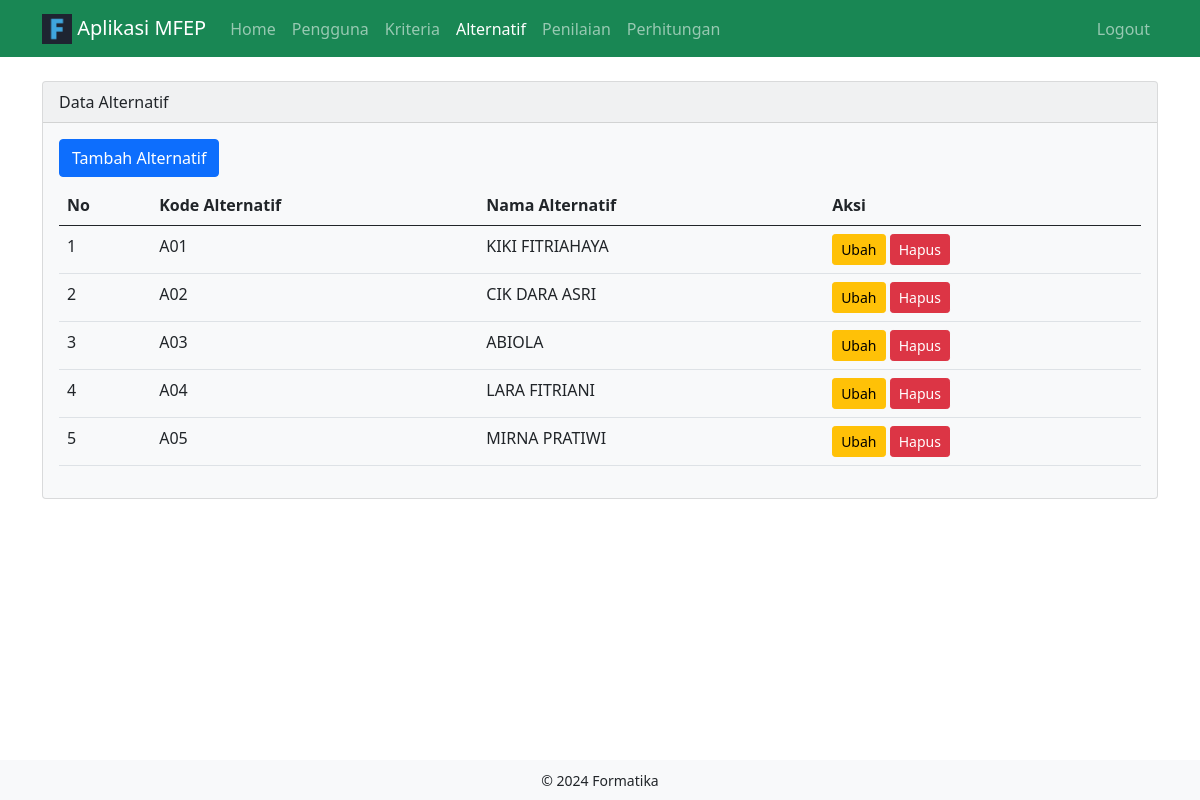
Page /alternatif-list.php (signed in) on the committed database.
### tables this page shows
CREATE TABLE `alternatif` (
  `id` int NOT NULL,
  `kode_alternatif` varchar(5) NOT NULL,
  `nama_alternatif` varchar(50) NOT NULL
);

### alternatif-list.php (the view, shortened to what this page needs)
<?php
include 'config.php';
$stmt = $pdo->query("SELECT * FROM alternatif");
$alternatif = $stmt->fetchAll();
include 'includes/header.php';
?>
<div class="container">
    <div class="card text-dark bg-light">
        <div class="card-header">
            Data Alternatif
        </div>
        <div class="card-body">
            <a href="alternatif-create.php" class="btn btn-primary mb-2">Tambah Alternatif</a>
            <table class="table table-hover">
                <thead>
                    <tr>
                        <th>No</th>
                        <th>Kode Alternatif</th>
                        <th>Nama Alternatif</th>
                        <th>Aksi</th>
                    </tr>
                </thead>
                <tbody>
                    <?php $no = 1; ?>
                    <?php foreach ($alternatif as $row): ?>
                        <tr>
                            <td><?php echo $no++; ?></td>
                            <td><?php echo $row['kode_alternatif']; ?></td>
                            <td><?php echo $row['nama_alternatif']; ?></td>
                            <td>
                                <a href="alternatif-edit.php?id=<?php echo $row['id']; ?>" class="btn btn-sm btn-warning">Ubah</a>
                                <button class="btn btn-sm btn-danger" data-bs-toggle="modal" data-bs-target="#deleteModal" data-id="<?php echo $row['id']; ?>">Hapus</button>
                            </td>
                        </tr>
                    <?php endforeach; ?>
                </tbody>
            </table>
        </div>
    </div>
</div>
<?php include 'includes/footer.php'; ?>

### assets/css/style.css (style rules this page uses)
body { padding-bottom: 50px; }

### rows in the picture
alternatif: kode_alternatif "A01", nama_alternatif "KIKI FITRIAHAYA"
alternatif: kode_alternatif "A02", nama_alternatif "CIK DARA ASRI"
alternatif: kode_alternatif "A03", nama_alternatif "ABIOLA"
alternatif: kode_alternatif "A04", nama_alternatif "LARA FITRIANI"
alternatif: kode_alternatif "A05", nama_alternatif "MIRNA PRATIWI"
